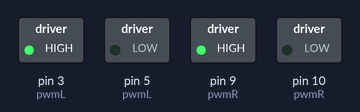
Simulated run of this sketch. Board: Arduino Uno, built with avr-gcc and run on an emulated ATmega328P. Parts: switched loads named in the sketch (green lamp = pin HIGH).

Above: at 0.1 s.
At 2.4 s:
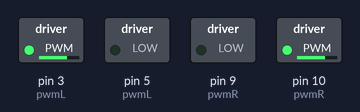
At 5.6 s:
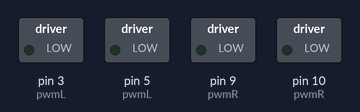
Timing chart, 0 to 7.1 s (numbered marks = the images above):
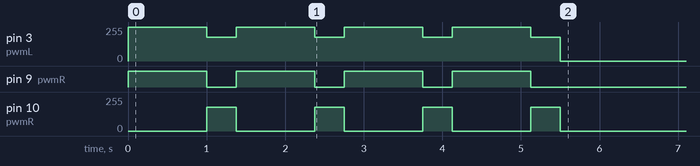

The sketch:

activity_7.ino
```cpp
int pwmL1 = 3, pwmL2 = 5;
int pwmR1 = 9, pwmR2 = 10;

//the 0th element is forward/clockwise direction
//the 1st element is backward/anticlockwise direction
int pwmL[] = {pwmL1, pwmL2};
int pwmR[] = {pwmR1, pwmR2};

void setup(){
  for(int i=0; i<2; i++){
    pinMode(pwmL[i], OUTPUT); digitalWrite(pwmL[i], LOW);
    pinMode(pwmR[i], OUTPUT); digitalWrite(pwmR[i], LOW);
  }

/*-------------------------------------------------
 * experiment: calculate the speed of the robot
 * how far does it go in 1 second with 100% speed?
  goForward(100, 100);
  delay(1000);
  goForward(0,0);

 * result: 100% speed for 1s goes ~80cm
 * hence 100% speed = 0.8m/s
-------------------------------------------------*/

// when turning, the wheels draw a circle
// the circle has diameter 9cm, radius 4.5cm
// so 90degree turn draws an arc of ~7cm
// hence to turn 90deg for 1s requires (7/80*100)% speed or ~8.75%

  for(int j=0; j<4; j++){
    goForward(100, 100);
    delay(1000);
    turnRight(70, 70);
    delay(375);
  }

  goForward(0,0);

}

void loop(){
  //do nothing lmao
}

/*------ all the inputted speeds must be in percentages ------*/

void goForward(float speed1, float speed2){
  float convertedSpeed1 = speed1/100*255;
  float convertedSpeed2 = speed2/100*255;

  //stop anticlockwise / backwards motion
  digitalWrite(pwmL[1], 0); digitalWrite(pwmR[1], 0);
  //turn both motors clockwise / go forward
  analogWrite(pwmL[0], (int)convertedSpeed1);
  analogWrite(pwmR[0], (int)convertedSpeed2);
}

void goBackward(float speed1, float speed2){
  float convertedSpeed1 = speed1/100*255;
  float convertedSpeed2 = speed2/100*255;

  //stop clockwise / forwards motion
  digitalWrite(pwmL[0], 0); digitalWrite(pwmR[0], 0);
  //turn both motors anticlockwise / go backward
  analogWrite(pwmL[1], (int)convertedSpeed1);
  analogWrite(pwmR[1], (int)convertedSpeed2);
}

void turnLeft(float speed1, float speed2){
  float convertedSpeed1 = speed1/100*255;
  float convertedSpeed2 = speed2/100*255;

  //initialize motors before turning
  digitalWrite(pwmL[0], 0); digitalWrite(pwmR[1], 0);
  //to turn left,
  analogWrite(pwmL[1], (int)convertedSpeed1); //left motor goes anticlockwise
  analogWrite(pwmR[0], (int)convertedSpeed2); //right motor goes clockwise
}

void turnRight(float speed1, float speed2){
  float convertedSpeed1 = speed1/100*255;
  float convertedSpeed2 = speed2/100*255;

  //initialize motors before turning
  digitalWrite(pwmL[1], 0); digitalWrite(pwmR[0], 0);
  //to turn right,
  analogWrite(pwmL[0], (int)convertedSpeed1); //left motor goes clockwise
  analogWrite(pwmR[1], (int)convertedSpeed2); //right motor goes anticlockwise
}
```
